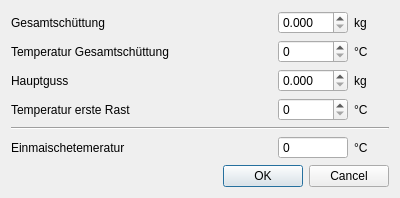
<?xml version="1.0" encoding="UTF-8"?>
<ui version="4.0">
 <class>DialogEinmaischeTemp</class>
 <widget class="QDialog" name="DialogEinmaischeTemp">
  <property name="geometry">
   <rect>
    <x>0</x>
    <y>0</y>
    <width>400</width>
    <height>196</height>
   </rect>
  </property>
  <property name="windowTitle">
   <string>Berechnung Einmaischetemperatur</string>
  </property>
  <layout class="QVBoxLayout" name="verticalLayout">
   <item>
    <layout class="QHBoxLayout" name="horizontalLayout">
     <item>
      <widget class="QLabel" name="label">
       <property name="text">
        <string>Gesamtschüttung</string>
       </property>
      </widget>
     </item>
     <item>
      <spacer name="horizontalSpacer">
       <property name="orientation">
        <enum>Qt::Horizontal</enum>
       </property>
       <property name="sizeHint" stdset="0">
        <size>
         <width>40</width>
         <height>20</height>
        </size>
       </property>
      </spacer>
     </item>
     <item>
      <widget class="QDoubleSpinBox" name="doubleSpinBox_Schuettung">
       <property name="minimumSize">
        <size>
         <width>70</width>
         <height>0</height>
        </size>
       </property>
       <property name="maximumSize">
        <size>
         <width>70</width>
         <height>16777215</height>
        </size>
       </property>
       <property name="decimals">
        <number>3</number>
       </property>
      </widget>
     </item>
     <item>
      <widget class="QLabel" name="label_2">
       <property name="minimumSize">
        <size>
         <width>35</width>
         <height>0</height>
        </size>
       </property>
       <property name="maximumSize">
        <size>
         <width>35</width>
         <height>16777215</height>
        </size>
       </property>
       <property name="text">
        <string>kg</string>
       </property>
      </widget>
     </item>
    </layout>
   </item>
   <item>
    <layout class="QHBoxLayout" name="horizontalLayout_2">
     <item>
      <widget class="QLabel" name="label_3">
       <property name="text">
        <string>Temperatur Gesamtschüttung</string>
       </property>
      </widget>
     </item>
     <item>
      <spacer name="horizontalSpacer_2">
       <property name="orientation">
        <enum>Qt::Horizontal</enum>
       </property>
       <property name="sizeHint" stdset="0">
        <size>
         <width>40</width>
         <height>20</height>
        </size>
       </property>
      </spacer>
     </item>
     <item>
      <widget class="QDoubleSpinBox" name="doubleSpinBox_SchuettungTemp">
       <property name="minimumSize">
        <size>
         <width>70</width>
         <height>0</height>
        </size>
       </property>
       <property name="maximumSize">
        <size>
         <width>70</width>
         <height>16777215</height>
        </size>
       </property>
       <property name="decimals">
        <number>0</number>
       </property>
      </widget>
     </item>
     <item>
      <widget class="QLabel" name="label_4">
       <property name="minimumSize">
        <size>
         <width>35</width>
         <height>0</height>
        </size>
       </property>
       <property name="maximumSize">
        <size>
         <width>35</width>
         <height>16777215</height>
        </size>
       </property>
       <property name="text">
        <string>°C</string>
       </property>
      </widget>
     </item>
    </layout>
   </item>
   <item>
    <layout class="QHBoxLayout" name="horizontalLayout_3">
     <item>
      <widget class="QLabel" name="label_5">
       <property name="text">
        <string>Hauptguss</string>
       </property>
      </widget>
     </item>
     <item>
      <spacer name="horizontalSpacer_3">
       <property name="orientation">
        <enum>Qt::Horizontal</enum>
       </property>
       <property name="sizeHint" stdset="0">
        <size>
         <width>40</width>
         <height>20</height>
        </size>
       </property>
      </spacer>
     </item>
     <item>
      <widget class="QDoubleSpinBox" name="doubleSpinBox_Hauptguss">
       <property name="minimumSize">
        <size>
         <width>70</width>
         <height>0</height>
        </size>
       </property>
       <property name="maximumSize">
        <size>
         <width>70</width>
         <height>16777215</height>
        </size>
       </property>
       <property name="decimals">
        <number>3</number>
       </property>
      </widget>
     </item>
     <item>
      <widget class="QLabel" name="label_6">
       <property name="minimumSize">
        <size>
         <width>35</width>
         <height>0</height>
        </size>
       </property>
       <property name="maximumSize">
        <size>
         <width>35</width>
         <height>16777215</height>
        </size>
       </property>
       <property name="text">
        <string>kg</string>
       </property>
      </widget>
     </item>
    </layout>
   </item>
   <item>
    <layout class="QHBoxLayout" name="horizontalLayout_4">
     <item>
      <widget class="QLabel" name="label_7">
       <property name="text">
        <string>Temperatur erste Rast</string>
       </property>
      </widget>
     </item>
     <item>
      <spacer name="horizontalSpacer_4">
       <property name="orientation">
        <enum>Qt::Horizontal</enum>
       </property>
       <property name="sizeHint" stdset="0">
        <size>
         <width>40</width>
         <height>20</height>
        </size>
       </property>
      </spacer>
     </item>
     <item>
      <widget class="QDoubleSpinBox" name="doubleSpinBox_RastTemp">
       <property name="minimumSize">
        <size>
         <width>70</width>
         <height>0</height>
        </size>
       </property>
       <property name="maximumSize">
        <size>
         <width>70</width>
         <height>16777215</height>
        </size>
       </property>
       <property name="decimals">
        <number>0</number>
       </property>
      </widget>
     </item>
     <item>
      <widget class="QLabel" name="label_8">
       <property name="minimumSize">
        <size>
         <width>35</width>
         <height>0</height>
        </size>
       </property>
       <property name="maximumSize">
        <size>
         <width>35</width>
         <height>16777215</height>
        </size>
       </property>
       <property name="text">
        <string>°C</string>
       </property>
      </widget>
     </item>
    </layout>
   </item>
   <item>
    <widget class="Line" name="line">
     <property name="orientation">
      <enum>Qt::Horizontal</enum>
     </property>
    </widget>
   </item>
   <item>
    <layout class="QHBoxLayout" name="horizontalLayout_5">
     <item>
      <widget class="QLabel" name="label_9">
       <property name="text">
        <string>Einmaischetemeratur</string>
       </property>
      </widget>
     </item>
     <item>
      <spacer name="horizontalSpacer_5">
       <property name="orientation">
        <enum>Qt::Horizontal</enum>
       </property>
       <property name="sizeHint" stdset="0">
        <size>
         <width>40</width>
         <height>20</height>
        </size>
       </property>
      </spacer>
     </item>
     <item>
      <widget class="QDoubleSpinBox" name="doubleSpinBox_EinmaischeTemp">
       <property name="minimumSize">
        <size>
         <width>70</width>
         <height>0</height>
        </size>
       </property>
       <property name="maximumSize">
        <size>
         <width>70</width>
         <height>16777215</height>
        </size>
       </property>
       <property name="readOnly">
        <bool>true</bool>
       </property>
       <property name="buttonSymbols">
        <enum>QAbstractSpinBox::NoButtons</enum>
       </property>
       <property name="decimals">
        <number>0</number>
       </property>
      </widget>
     </item>
     <item>
      <widget class="QLabel" name="label_10">
       <property name="minimumSize">
        <size>
         <width>35</width>
         <height>0</height>
        </size>
       </property>
       <property name="maximumSize">
        <size>
         <width>35</width>
         <height>16777215</height>
        </size>
       </property>
       <property name="text">
        <string>°C</string>
       </property>
      </widget>
     </item>
    </layout>
   </item>
   <item>
    <spacer name="verticalSpacer">
     <property name="orientation">
      <enum>Qt::Vertical</enum>
     </property>
     <property name="sizeHint" stdset="0">
      <size>
       <width>20</width>
       <height>40</height>
      </size>
     </property>
    </spacer>
   </item>
   <item>
    <widget class="QDialogButtonBox" name="buttonBox">
     <property name="orientation">
      <enum>Qt::Horizontal</enum>
     </property>
     <property name="standardButtons">
      <set>QDialogButtonBox::Cancel|QDialogButtonBox::Ok</set>
     </property>
    </widget>
   </item>
  </layout>
 </widget>
 <resources/>
 <connections>
  <connection>
   <sender>buttonBox</sender>
   <signal>accepted()</signal>
   <receiver>DialogEinmaischeTemp</receiver>
   <slot>accept()</slot>
   <hints>
    <hint type="sourcelabel">
     <x>248</x>
     <y>254</y>
    </hint>
    <hint type="destinationlabel">
     <x>157</x>
     <y>274</y>
    </hint>
   </hints>
  </connection>
  <connection>
   <sender>buttonBox</sender>
   <signal>rejected()</signal>
   <receiver>DialogEinmaischeTemp</receiver>
   <slot>reject()</slot>
   <hints>
    <hint type="sourcelabel">
     <x>316</x>
     <y>260</y>
    </hint>
    <hint type="destinationlabel">
     <x>286</x>
     <y>274</y>
    </hint>
   </hints>
  </connection>
 </connections>
</ui>
